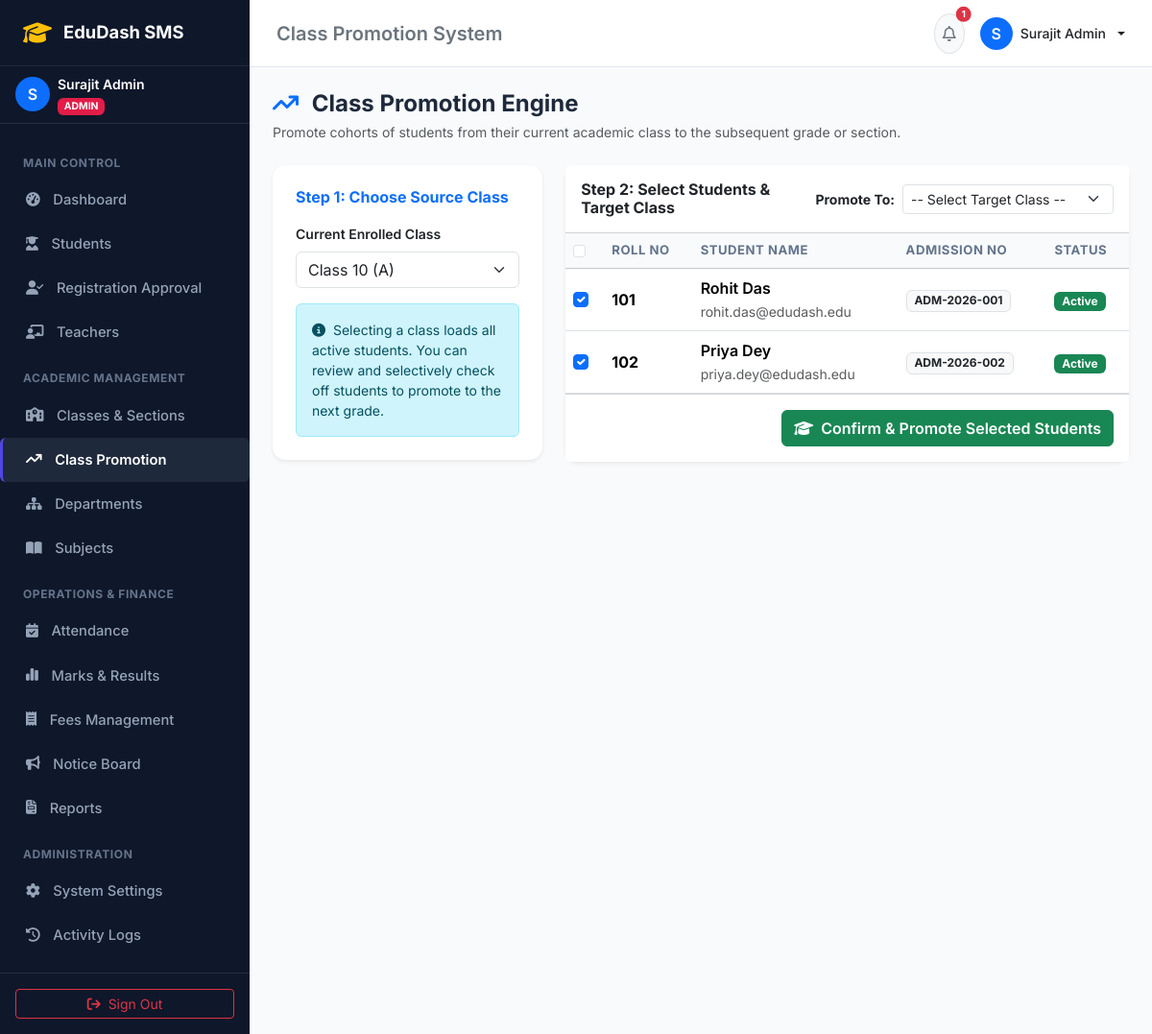
The app's page /promotion.php?source_class_id=1 (signed in) with its own data.
### tables this page shows
CREATE TABLE `students` (
  `id` INT AUTO_INCREMENT PRIMARY KEY,
  `user_id` INT UNIQUE NOT NULL,
  `admission_no` VARCHAR(30) UNIQUE NOT NULL,
  `roll_no` VARCHAR(20) NOT NULL,
  `class_id` INT NULL,
  `dob` DATE NOT NULL,
  `gender` ENUM('Male', 'Female', 'Other') NOT NULL,
  `blood_group` VARCHAR(5) DEFAULT 'B+',
  `father_name` VARCHAR(100) NOT NULL,
  `mother_name` VARCHAR(100) NOT NULL,
  `parent_phone` VARCHAR(20) NOT NULL,
  `address` TEXT NOT NULL,
  `admission_date` DATE NOT NULL,
  `status` ENUM('active', 'pending', 'inactive', 'graduated') DEFAULT 'active',
  FOREIGN KEY (`user_id`) REFERENCES `users`(`id`) ON DELETE CASCADE,
  FOREIGN KEY (`class_id`) REFERENCES `classes`(`id`) ON DELETE SET NULL
);

CREATE TABLE `users` (
  `id` INT AUTO_INCREMENT PRIMARY KEY,
  `username` VARCHAR(50) UNIQUE NOT NULL,
  `password` VARCHAR(255) NOT NULL,
  `role` ENUM('admin', 'teacher', 'student') NOT NULL,
  `email` VARCHAR(100) UNIQUE NOT NULL,
  `full_name` VARCHAR(100) NOT NULL,
  `phone` VARCHAR(20) NULL,
  `avatar` VARCHAR(255) DEFAULT 'default_avatar.png',
  `status` ENUM('active', 'inactive', 'pending') DEFAULT 'active',
  `created_at` TIMESTAMP DEFAULT CURRENT_TIMESTAMP
);

### promotion.php (the view, shortened to what this page needs)
<?php
require_once __DIR__ . '/../includes/header.php';
require_once __DIR__ . '/../includes/sidebar.php';
$classes = $pdo->query("SELECT id, name, section FROM classes ORDER BY numeric_level ASC, name ASC")->fetchAll();
$source_class_id = intval($_GET['source_class_id'] ?? 0);
$source_students = [];
if ($source_class_id > 0) {
    $stmt = $pdo->prepare("SELECT s.*, u.full_name, u.email FROM students s JOIN users u ON s.user_id = u.id WHERE s.class_id = ? AND s.status = 'active' ORDER BY s.roll_no ASC");
    $stmt->execute([$source_class_id]);
    $source_students = $stmt->fetchAll();
}
?>
<div class="main-wrapper">
    <?php require_once __DIR__ . '/../includes/navbar.php'; ?>
    <main class="p-4">
        <div class="mb-4">
            <h4 class="fw-bold mb-1"><i class="fa-solid fa-arrow-trend-up text-primary me-2"></i> Class Promotion Engine</h4>
            <p class="text-muted small mb-0">Promote cohorts of students from their current academic class to the subsequent grade or section.</p>
        </div>
        <div class="row g-4">
            <div class="col-lg-4">
                <div class="card border-0 shadow-sm p-4">
                    <h6 class="fw-bold text-primary mb-3">Step 1: Choose Source Class</h6>
                    <form method="GET" action="">
                        <div class="mb-3">
                            <label class="form-label small fw-semibold">Current Enrolled Class</label>
                            <select name="source_class_id" class="form-select" onchange="this.form.submit()">
                                <?php foreach ($classes as $c): ?>
                                    <option value="<?php echo $c['id']; ?>" <?php echo $source_class_id == $c['id'] ? 'selected' : ''; ?>>
                                        <?php echo htmlspecialchars($c['name'] . ' (' . $c['section'] . ')'); ?>
                                    </option>
                                <?php endforeach; ?>
                            </select>
                        </div>
                    </form>
                    <div class="alert alert-info small mb-0">
                        <i class="fa-solid fa-circle-info me-1"></i>
                        Selecting a class loads all active students. You can review and selectively check off students to promote to the next grade.
                    </div>
                </div>
            </div>
            <div class="col-lg-8">
                <?php if ($source_class_id > 0): ?>
                    <form method="POST" action="">
                        <div class="card border-0 shadow-sm">
                            <div class="card-header bg-white py-3 d-flex justify-content-between align-items-center">
                                <h6 class="mb-0 fw-bold">Step 2: Select Students & Target Class</h6>
                                <div class="d-flex align-items-center gap-2">
                                    <label class="form-label small fw-bold mb-0 text-nowrap">Promote To:</label>
                                    <select name="target_class_id" class="form-select form-select-sm" required style="width: 220px;">
                                        <option value="">-- Select Target Class --</option>
                                    </select>
                                </div>
                            </div>
                            <div class="table-responsive">
                                <table class="table table-hover align-middle mb-0">
                                    <thead class="table-light">
                                        <tr>
                                            <th width="40"><input type="checkbox" id="selectAll" class="form-check-input" onclick="toggleAll(this)"></th>
                                            <th>Roll No</th>
                                            <th>Student Name</th>
                                            <th>Admission No</th>
                                            <th>Status</th>
                                        </tr>
                                    </thead>
                                    <tbody>
                                        <?php if (empty($source_students)): ?>
                                            <tr>
                                                <td colspan="5" class="text-center py-4 text-muted">No active students found in this class.</td>
                                            </tr>
                                        <?php else: ?>
                                            <?php foreach ($source_students as $s): ?>
                                                <tr>
                                                    <td><input type="checkbox" name="student_ids[]" value="<?php echo $s['id']; ?>" class="form-check-input student-check" checked></td>
                                                    <td><strong><?php echo htmlspecialchars($s['roll_no']); ?></strong></td>
                                                    <td>
                                                        <div class="fw-semibold"><?php echo htmlspecialchars($s['full_name']); ?></div>
                                                        <small class="text-muted"><?php echo htmlspecialchars($s['email']); ?></small>
                                                    </td>
                                                    <td><span class="badge bg-light text-dark border"><?php echo htmlspecialchars($s['admission_no']); ?></span></td>
                                                    <td><span class="badge bg-success">Active</span></td>
                                                </tr>
                                            <?php endforeach; ?>
                                        <?php endif; ?>
                                    </tbody>
                                </table>
                            </div>
                            <?php if (!empty($source_students)): ?>
                                <div class="card-footer bg-white p-3 text-end">
                                    <button type="submit" name="promote_students" class="btn btn-success fw-semibold" onclick="return confirm('Confirm promotion of selected students to the target class?');">
                                        <i class="fa-solid fa-graduation-cap me-1"></i> Confirm & Promote Selected Students
                                    </button>
                                </div>
                            <?php endif; ?>
                        </div>
                    </form>
                <?php endif; ?>
            </div>
        </div>
    </main>
<?php require_once __DIR__ . '/../includes/footer.php'; ?>

### style.css (style rules this page uses)
:root { --primary: #4f46e5; --primary-hover: #4338ca; --sidebar-bg: #0f172a; --sidebar-text: #94a3b8; --sidebar-hover-bg: #1e293b; --sidebar-active-text: #ffffff; --body-bg: #f8fafc; --card-border: #e2e8f0; }
body { font-family: 'Inter', -apple-system, BlinkMacSystemFont, 'Segoe UI', Roboto, sans-serif; background-color: var(--body-bg); color: #1e293b; min-height: 100vh; }
.main-wrapper { flex: 1; display: flex; flex-direction: column; min-width: 0; }
.card { border: 1px solid var(--card-border); border-radius: 0.85rem; box-shadow: 0 1px 3px rgba(0, 0, 0, 0.04); }
.table th { font-size: 0.82rem; text-transform: uppercase; letter-spacing: 0.04em; color: #64748b; background-color: #f8fafc; border-top: none; }

### records on screen
students: roll_no "101", user.full_name "Rohit Das", user.email "rohit.das@edudash.edu", admission_no "ADM-2026-001"
students: roll_no "102", user.full_name "Priya Dey", user.email "priya.dey@edudash.edu", admission_no "ADM-2026-002"

### other values on screen
substr($_SESSION['user_name'] ?? 'U', 0, 1) "S"
$_SESSION['user_name'] "Surajit Admin"
$role "ADMIN"
$page_title "Class Promotion System"
$unread_notices_count "1"
form field source_class_id "Class 10 (A)"
